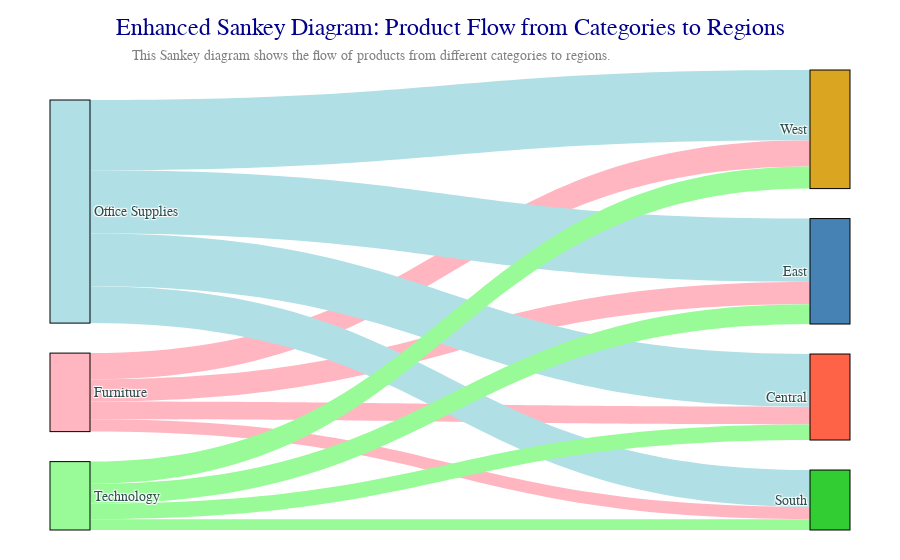

Here is the notebook cell this chart was saved with:
### Markdown cell above
#### 2. Customizing the Sankey Diagram
- Enhance the Sankey diagram by customizing the node colors, labels, and flow values.
- Experiment with different design options to improve clarity and visual appeal.
- Adjust the layout to better fit the dataset and make the flow between categories and regions more evident.

### Code cell
import pandas as pd
import plotly.graph_objects as go

# Assuming superstore_data is already loaded into a DataFrame
df = pd.DataFrame(superstore_data)

# Aggregate data to calculate the total sales for each combination of Category and Region
data = df.groupby(['Category', 'Region']).size().reset_index(name='Count')

# Prepare data for the Sankey diagram
categories = data['Category'].unique().tolist()
regions = data['Region'].unique().tolist()

labels = categories + regions
sources = data['Category'].apply(lambda x: labels.index(x)).tolist()
targets = data['Region'].apply(lambda x: labels.index(x)).tolist()
values = data['Count'].tolist()

# Assign a unique color to each node
colors = [
    '#FFB6C1', '#B0E0E6', '#98FB98',   # Colors for categories
    '#FF6347', '#4682B4', '#32CD32', '#DAA520'  # Colors for regions
]

# Ensure the number of colors matches the number of labels
# If there are more labels than colors, you need to expand the color palette
if len(labels) > len(colors):
    import matplotlib.colors as mcolors
    import matplotlib.pyplot as plt
    cmap = plt.cm.get_cmap('tab20', len(labels))  # Use 'tab20' colormap or any other suitable
    colors = [mcolors.to_hex(cmap(i)) for i in range(len(labels))]

# Gradient colors for links based on their source (can also be randomized or assigned)
link_colors = [colors[s] for s in sources]

# Create the Sankey diagram with enhanced customizations
fig = go.Figure(go.Sankey(
    node=dict(
        pad=30,  # Increased padding for better spacing
        thickness=40,  # Thicker nodes
        line=dict(color="black", width=1),  # Border around nodes
        label=labels,
        color=colors[:len(labels)],  # Apply unique colors to nodes
        hovertemplate='%{label}<extra></extra>',  # Simplified hover text
    ),
    link=dict(
        source=sources,
        target=targets,
        value=values,
        color=link_colors,  # Use the same color as the source node for link color
        hovertemplate='From %{source.label} to %{target.label}<br>Value: %{value}<extra></extra>',  # Detailed hover info
    )
))

# Update the layout for enhanced visual appeal and clarity
fig.update_layout(
    title_text="Enhanced Sankey Diagram: Product Flow from Categories to Regions",
    title_font=dict(size=24, color='darkblue', family='Arial Black'),  # Title font customization
    font=dict(size=14, color='darkslategray', family='Arial'),  # Node label font customization
    annotations=[  # Adding annotations for better context
        dict(
            x=0.1,
            y=1.05,
            xref='paper',
            yref='paper',
            text='This Sankey diagram shows the flow of products from different categories to regions.',
            showarrow=False,
            font=dict(size=14, color='gray')
        )
    ],
    title_x=0.5,  # Centered title
    plot_bgcolor='rgba(240, 248, 255, 1)',  # Soft blue background
    paper_bgcolor='rgba(255, 255, 255, 1)',  # White background for the entire plot
    margin=dict(l=50, r=50, t=70, b=30)  # Adjusted margins for better spacing
)

fig.show()

### Figure 1 — Plotly figure (JSON) as saved in the notebook; plotly's stock layout.template omitted (floating-point values rounded to 4 significant figures)
{"data": [{"link": {"color": ["#FFB6C1", "#FFB6C1", "#FFB6C1", "#FFB6C1", "#B0E0E6", "#B0E0E6", "#B0E0E6", "#B0E0E6", "#98FB98", "#98FB98", "#98FB98", "#98FB98"], "hovertemplate": "From %{source.label} to %{target.label}<br>Value: %{value}<extra></extra>", "source": [0, 0, 0, 0, 1, 1, 1, 1, 2, 2, 2, 2], "target": [3, 4, 5, 6, 3, 4, 5, 6, 3, 4, 5, 6], "value": [481, 601, 332, 707, 1422, 1712, 995, 1897, 420, 535, 293, 599]}, "node": {"color": ["#FFB6C1", "#B0E0E6", "#98FB98", "#FF6347", "#4682B4", "#32CD32", "#DAA520"], "hovertemplate": "%{label}<extra></extra>", "label": ["Furniture", "Office Supplies", "Technology", "Central", "East", "South", "West"], "line": {"color": "black", "width": 1}, "pad": 30, "thickness": 40}, "type": "sankey"}], "layout": {"annotations": [{"font": {"color": "gray", "size": 14}, "showarrow": false, "text": "This Sankey diagram shows the flow of products from different categories to regions.", "x": 0.1, "xref": "paper", "y": 1.05, "yref": "paper"}], "font": {"color": "darkslategray", "family": "Arial", "size": 14}, "margin": {"b": 30, "l": 50, "r": 50, "t": 70}, "paper_bgcolor": "rgba(255, 255, 255, 1)", "plot_bgcolor": "rgba(240, 248, 255, 1)", "title": {"font": {"color": "darkblue", "family": "Arial Black", "size": 24}, "text": "Enhanced Sankey Diagram: Product Flow from Categories to Regions", "x": 0.5}}}
